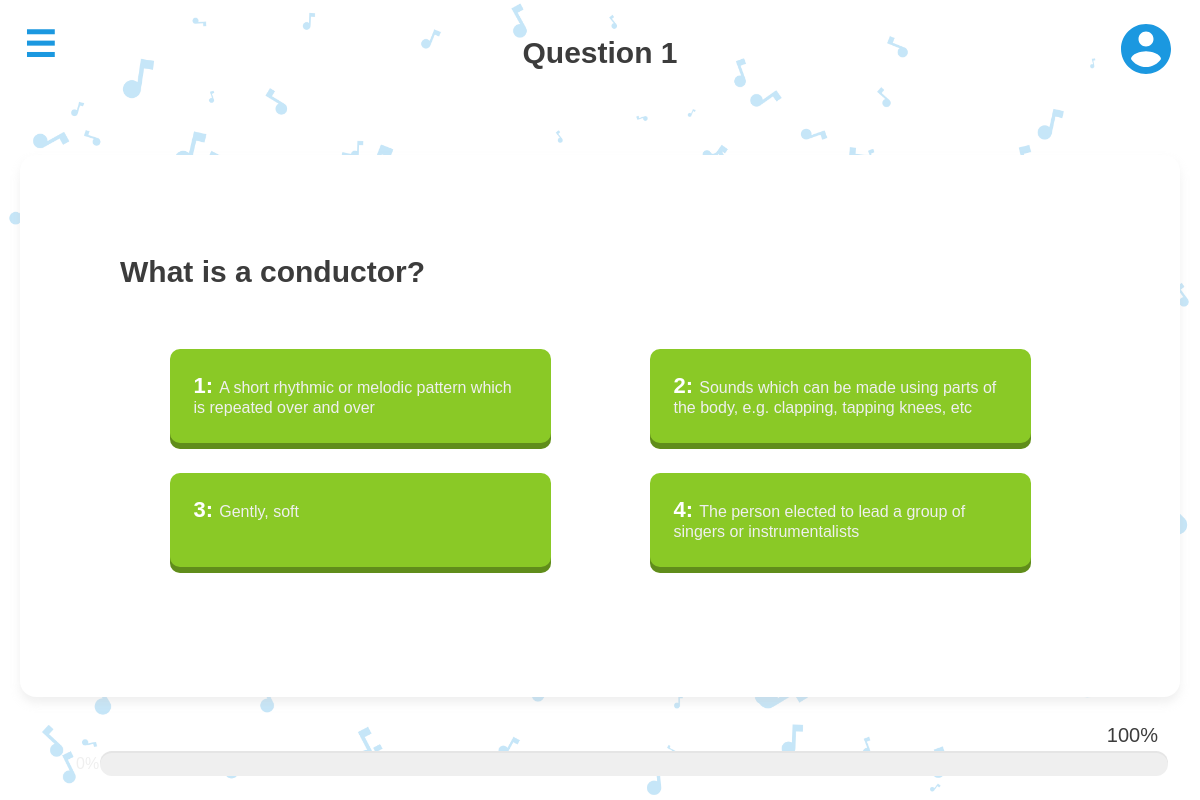
Page /SS.php on the committed database.
### tables this page shows
CREATE TABLE soundStudyQuestion (
  questionID INT,
  question TEXT NOT NULL,
  answerID CHAR(5) NOT NULL,
  difficulty ENUM('Easy', 'Medium', 'Hard') NOT NULL,
  tip VARCHAR(255),
  PRIMARY KEY (questionID),
  FOREIGN KEY (answerID) REFERENCES choiceRead(choiceID)
);

CREATE TABLE choiceRead (
  choiceID CHAR(5),
  choice VARCHAR(255) NOT NULL,
  relatedQuestion INT NOT NULL,
  PRIMARY KEY (choiceID)
);

### SS.php (the view, shortened to what this page needs)
<?php
  $questionsHTML = "";
  $numQuestions = 5;
  include_once 'php/conn.php';
  $sql = "SELECT * FROM soundStudyQuestion WHERE difficulty = 'Easy' ORDER BY RAND() LIMIT $numQuestions";
  $result = $conn->query($sql);
  if ($result->num_rows > 0) {
      $Qno = 1;
      while($row = $result->fetch_assoc()) {
      $Qname = $row["question"];
      $Qid = $row["questionID"];
      $sqlChoice = "SELECT choiceID, choice FROM choiceRead WHERE relatedQuestion = '$Qid' ORDER BY RAND() LIMIT 4";
      $resultChoice = $conn->query($sqlChoice);
      if($resultChoice->num_rows > 0) {
        $choiceNo = 0;
        $choiceHTML ="";
        while($row = $resultChoice->fetch_assoc()){
          $choiceHTML .= "<li id=\"" . $row["choiceID"] ."\" onClick=\"checkResponse(". $Qid . ", '" . $row["choiceID"] . "', '" . $row["choiceID"] . "')\"><p id=\"" . $row["choiceID"] . "\"><span>" . ++$choiceNo . ": </span>" . $row["choice"] . "</p></li>";
        }
      }
      $questionsHTML .= "<section class=\"quizText\" id=\"" . $Qno++ . "\"><h1>" . $Qname . "</h1><ul>"  . $choiceHTML . "</ul></section>";
    }
  }
?>
<!doctype html>
<html lang="en">
<head>
  <link rel="stylesheet" href="style/css/main.css">
</head>
<body onload="init()">
  <div id="pageWrap">
    <label for="menuToggle" id="menu"><h3>☰</h3></label>
    <div id="mainWindow">
      <header>
        <div id="blockElement"></div>
        <h1 id="qNum">Question 1</h1>
        <div id="profile">
      </div>
      </header>
      <main id="main">
        <?php echo $questionsHTML; ?>
      </main>
      <footer>
        <img src="asset/mrMaestro/staticIdle.gif" id="maestroImage" alt="Mr Maestro"/>
        <h3>100%</h3>
        <div class="progressBarBack"></div>
      </footer>
    </div>
    <nav id="navContent">
      <ul>
        <li><h3>Menu</h3></li>
        <li><h3>Settings</h3></li>
        <li><h3>About</h3></li>
        <li><h3>Restart</h3></li>
        <li><a href="index.php" title="Quit"><h3>Quit</h3></a></li>
        <li><a href="login-register.php" title="Logout"><h3>Quit & Logout</h3></a></li>
      </ul>
      <p class="infoText">Maestro Version 1 Build 0.01</p>
    </nav>
  </div>
</body>
</html>

### style/css/main.css (style rules this page uses)
header { width: 100%; height: 105px; display: flex; flex-grow: 2; }
header div { height: 55px; width: 55px; margin: 24px 24px; }
header h1 { text-align: center; line-height: 105px; flex: 2; }
main { height: 450px; position: relative; top: 40%; transform: translateY(-60%); }
footer { width: 100%; height: 179px; overflow: hidden; position: fixed; z-index: 10; bottom: 0; }
footer #maestroImage { height: 204px; margin-left: 36px; display: block; position: relative; top: -20px; float: left; z-index: 2; }
footer h3 { font-size: 20px; position: absolute; right: 0; margin-right: 42px; margin-top: 103px; font-weight: lighter; }
footer div { height: 25px; margin: 130px 32px 0 100px; border-radius: 12px; position: absolute; background: lightgrey; }
.progressBarBack { background: #EFEFEF; width: calc(100% - 132px); z-index: 0; box-shadow: inset 0px 2px 0 0 rgba(204, 204, 204, 0.3); }
.quizText { width: 960px; display: block; margin: 0 auto; background: white; padding: 100px; border-radius: 16px; box-shadow: 0px 6px 10px 0 rgba(204, 204, 204, 0.3); }
.quizText h1 { margin-bottom: 60px; }
.quizText ul { display: flex; justify-content: space-around; flex-wrap: wrap; }
.quizText ul li { height: 100px; width: 381px; background: #1B98E0; border-radius: 10px; box-shadow: inset 0px -6px 0 0 rgba(0, 0, 0, 0.3); margin-bottom: 24px; animation-iteration-count: 1; animation-fill-mode: forwards; animation-timing-function: step-start; }
.quizText ul li p { color: #EFEFEF; padding: 24px 24px; font-weight: lighter; font-size: 16px; }
.quizText ul li p span { color: white; font-size: 22px; font-weight: bold; }
.quizText ul li { height: 100px; width: 381px; background: #8AC926; border-radius: 10px; box-shadow: inset 0px -6px 0 0 rgba(0, 0, 0, 0.3); margin-bottom: 24px; animation-iteration-count: 1; animation-fill-mode: forwards; animation-timing-function: step-start; }
* { padding: 0; margin: 0; font-family: "Helvetica-Neue", Arial; color: #3c3c3c; list-style: none; text-decoration: none; }
h1 { font-size: 30px; }
#menu { position: fixed; z-index: 2; height: 55px; width: 55px; margin: 24px; left: 0; transition: all 0.2s; }
#menu h3 { color: #1B98E0; font-size: 36px; }
#mainWindow { width: 100vw; height: 100vh; background: url("../../asset/background.png"); background-size: 100%; position: absolute; z-index: 1; left: 0; transition: all 0.2s; transform: scale(1); transform-origin: right center; height: 100%; overflow: scroll; }
#navContent { height: 100%; width: 100%; background: linear-gradient(45deg, #b7dff6, #1B98E0); background-size: 400% 400%; animation: menuAnimator 12s ease infinite; display: block; float: left; position: absolute; z-index: 0; }
#navContent ul { padding: 40px 0 0 24px; }
#navContent ul li h3 { color: rgba(255, 255, 255, 0.6); font-size: 32px; font-weight: lighter; margin-bottom: 16px; }
#navContent ul li:first-child h3 { color: white; font-weight: bold; margin-bottom: 36px; }
#navContent p { position: absolute; bottom: 0; font-size: 10px; width: calc(100% - 16px); margin: 0 24px 16px 0; text-align: right; color: rgba(255, 255, 255, 0.35); }

### rows in the picture
soundstudyquestion: question "What is a conductor?"
choiceread: choice "A short rhythmic or melodic pattern which is repeated over and over"
choiceread: choice "Sounds which can be made using parts of the body, e.g. clapping, tapping knees, etc"
choiceread: choice "Gently, soft"
choiceread: choice "The person elected to lead a group of singers or instrumentalists"
